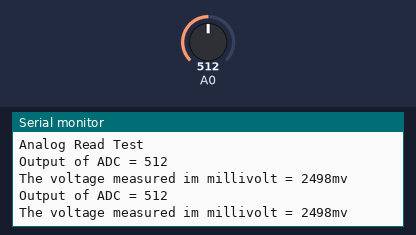
This sketch was run on a simulated Arduino Uno, built with avr-gcc and run on an emulated ATmega328P. Shown: the last lines printed to the serial monitor. The inputs (shaded band) are chosen by the test bench; at power-on: A0 = 512.

Above: at 1.8 s.
1.9 s: A0 set to 716
At 2.4 s:
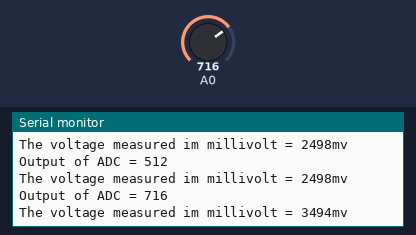
3.4 s: A0 set to 900
At 4.8 s:
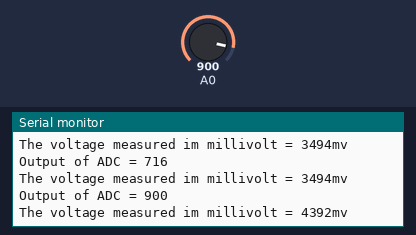
Timing chart, 0 to 6.4 s (numbered marks = the images above; inputs shaded):
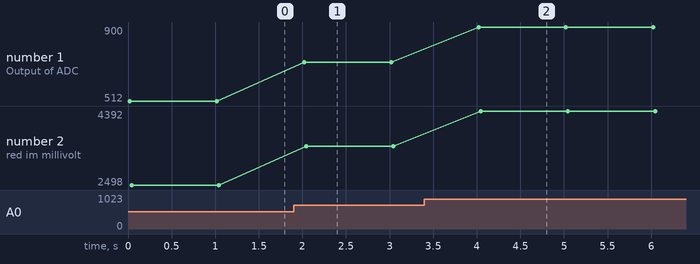

Measured:
- after the input at 1.9 s, the serial monitor: prints a new line after 0.12 s (image 1)
- after the input at 3.4 s, the serial monitor: prints a new line after 0.62 s (image 2)
- plotted number 1: 512 → 716 after the input at 1.9 s, 716 → 900 after the input at 3.4 s
- plotted number 2: 2498 → 3494 after the input at 1.9 s, 3494 → 4392 after the input at 3.4 s

The sketch:

analogReadPot.ino
```cpp
void setup()
{
  Serial.begin(9600);
  Serial.println("Analog Read Test");
}

void loop()
{
  int a = analogRead(A0);
  Serial.print("Output of ADC = ");
  Serial.println(a);

  Serial.print("The voltage measured im millivolt = ");
  int mv = a * 4.88;
  Serial.print(mv);
  Serial.println("mv");
  delay(1000);
}
```
